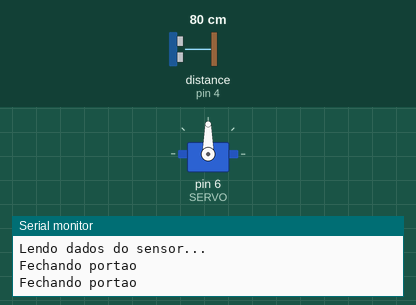
This program was run on a simulated Arduino Uno, built with avr-gcc and run on an emulated ATmega328P. On the bench: servo, the last lines printed to the serial monitor. The inputs (shaded band) are chosen by the test bench; at power-on: distance to the obstacle (sensor on pin 4) 80 cm. The echo pulse lasts 58.3 µs per cm.

Above: at 1.3 s.
1.4 s: distance to the obstacle (sensor on pin 4) set to 11 cm
3.2 s: distance to the obstacle (sensor on pin 4) set to 8 cm
At 4.7 s:
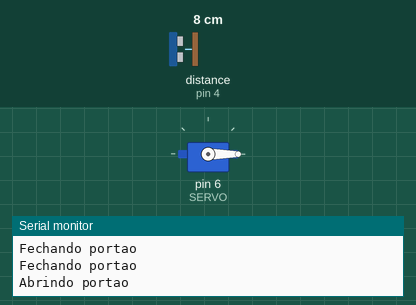
5.5 s: distance to the obstacle (sensor on pin 4) set to 18 cm
At 6.3 s:
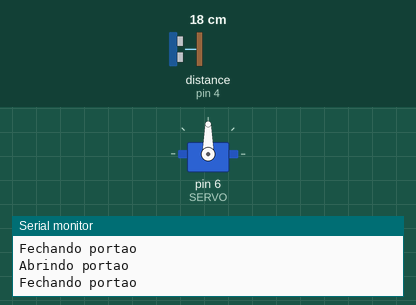
7.5 s: distance to the obstacle (sensor on pin 4) set to 2 cm
At 9.3 s:
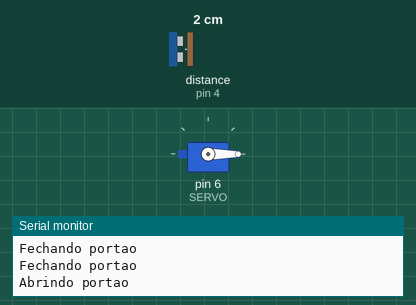
Timing chart, 0 to 10.5 s (numbered marks = the images above; inputs shaded):
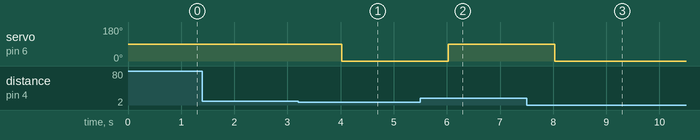

Measured:
- the behaviour switches between 10 and 9 cm on distance to the obstacle (sensor on pin 4) (found by bisection; images 0 and 1)
- after the input at 3.2 s, servo on pin 6 (SERVO): 90° → 0° after 0.82 s
- after the input at 5.5 s, servo on pin 6 (SERVO): 0° → 90° after 0.53 s
- after the input at 7.5 s, servo on pin 6 (SERVO): 90° → 0° after 0.53 s

The program:

main.cpp
```cpp
#include <Arduino.h>
#include <Servo.h>
#include <Ultrasonic.h>


#define SERVO 6 // Porta Digital 6 PWM

Servo s; // Variável Servo
int pos; // Posição Servo


//Define os pinos para o trigger e echo
const int echoPin = 4; //PINO DIGITAL UTILIZADO PELO HC-SR04 ECHO(RECEBE)
const int trigPin = 5; //PINO DIGITAL UTILIZADO PELO HC-SR04 TRIG(ENVIA)

Ultrasonic ultrasonic(trigPin,echoPin); //INICIALIZANDO OS PINOS DO ARDUINO

int distancia; //VARIÁVEL DO TIPO INTEIRO
String result; //VARIÁVEL DO TIPO STRING


void fecha()
{
   pos = 90;
   s.write(pos);
}


void abre()
{
   pos = 0;
   s.write(pos);
}


void setup ()
{
  s.attach(SERVO);
  Serial.begin(9600);
  s.write(0); // Inicia motor posição zero

  pinMode(echoPin, INPUT); //DEFINE O PINO COMO ENTRADA (RECEBE)
  pinMode(trigPin, OUTPUT); //DEFINE O PINO COMO SAIDA (ENVIA)

  Serial.println("Lendo dados do sensor...");
  fecha();

}

void loop()
{


    digitalWrite(trigPin, LOW); //SETA O PINO 6 COM UM PULSO BAIXO "LOW"
    delayMicroseconds(2); //INTERVALO DE 2 MICROSSEGUNDOS
    digitalWrite(trigPin, HIGH); //SETA O PINO 6 COM PULSO ALTO "HIGH"
    delayMicroseconds(10); //INTERVALO DE 10 MICROSSEGUNDOS
    digitalWrite(trigPin, LOW); //SETA O PINO 6 COM PULSO BAIXO "LOW" NOVAMENTE
    //FUNÇÃO RANGING, FAZ A CONVERSÃO DO TEMPO DE
    //RESPOSTA DO ECHO EM CENTIMETROS, E ARMAZENA
    //NA VARIAVEL "distancia"
    //distancia = (ultrasonic. Ranging(CM)); //VARIÁVEL GLOBAL RECEBE O VALOR DA DISTÂNCIA MEDIDA //Versao Arduino IDE
    distancia = (ultrasonic.distanceRead(CM)); //VARIÁVEL GLOBAL RECEBE O VALOR DA DISTÂNCIA MEDIDA //Versao Platform IO
    result = String(distancia); //VARIÁVEL GLOBAL DO TIPO STRING RECEBE A DISTÂNCIA(CONVERTIDO DE INTEIRO PARA STRING)
    delay(500); //INTERVALO DE 500 MILISSEGUNDOS


    if (distancia < 10)
    {
      Serial.println("Abrindo portao");
      abre();
      delay(1500);
    }else
    {
      Serial.println("Fechando portao");
      fecha();
    }

}
```
